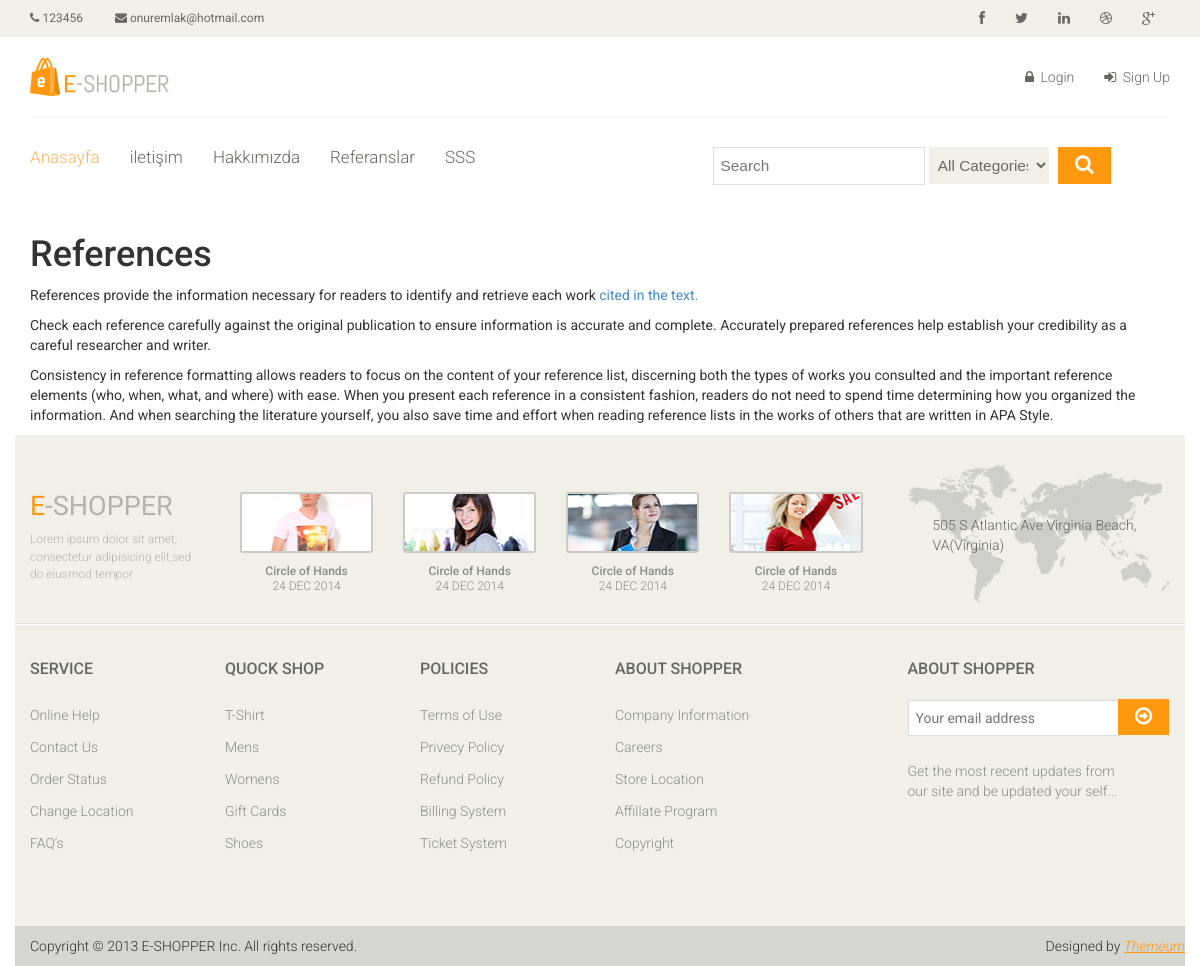
/referanslar/, run on the app's committed database.
### home/models.py (models this page shows, shortened)
class Setting(models.Model):
    STATUS = (
        ('True', 'Evet'),
        ('False', 'Hayır'),
    )
    title = models.CharField(max_length=150)
    keywords = models.CharField(max_length=255)
    description = models.CharField(max_length=255)
    company = models.CharField(max_length=50)
    address = models.CharField(max_length=50, blank=True)
    phone = models.CharField(max_length=50, blank=True)
    fax = models.CharField(max_length=50, blank=True)
    email = models.CharField(max_length=50, blank=True)
    smtpserver = models.CharField(max_length=50, blank=True)
    smtpemail = models.CharField(max_length=50, blank=True)
    smtppassword = models.CharField(max_length=50, blank=True)
    smtpport = models.CharField(max_length=50, blank=True)
    icon = models.ImageField(blank=True, upload_to='images/')
    facebook = models.CharField(max_length=50, blank=True)
    instagram = models.CharField(max_length=50, blank=True)
    twitter = models.CharField(max_length=50, blank=True)
    aboutus = RichTextUploadingField(blank=True)
    contact = RichTextUploadingField(blank=True)
    references = RichTextUploadingField(blank=True)
    status = models.CharField(max_length=10, choices=STATUS)
    create_at = models.DateTimeField(auto_now_add=True)
    update_at = models.DateTimeField(auto_now=True)

### home/views.py (the view)
# urls.py: path('referanslar/', views.referanslar, name='referanslar'),
def referanslar(request):
    setting = Setting.objects.get(pk=1)
    category = Category.objects.all()
    context = {'setting': setting,
               'category': category}
    return render(request, 'referanslar.html', context)

### home/templates/referanslar.html (shortened to what this page needs)
{% extends "homebase.html" %}
{% block body %}
<div id="contact-page" class="container">
    	<div class="bg">
            {{ setting.references|safe }}
    	</div>
    </div>
{% endblock %}

### home/templates/header.html (shortened to what this page needs)
{% load static %}
<link rel="stylesheet" href="https://ajax.googleapis.com/ajax/libs/jqueryui/1.11.4/themes/smoothness/jquery-ui.css">
<header id="header">
    <div class="header_top">
        <div class="container">
            <div class="row">
                <div class="col-sm-6">
                    <div class="contactinfo">
                        <ul class="nav nav-pills">
                            <li><a href="#"><i class="fa fa-phone"></i> {{ setting.phone}}</a></li>
                            <li><a href="#"><i class="fa fa-envelope"></i> {{ setting.email}}</a></li>
                        </ul>
                    </div>
                </div>
                <div class="col-sm-6">
                    <div class="social-icons pull-right">
                        <ul class="nav navbar-nav">
                            <li><a href="https://tr-tr.facebook.com/onuremlak26"target="_blank"><i class="fa fa-facebook"></i></a></li>
                            <li><a href="#"><i class="fa fa-twitter"></i></a></li>
                            <li><a href="#"><i class="fa fa-linkedin"></i></a></li>
                            <li><a href="#"><i class="fa fa-dribbble"></i></a></li>
                            <li><a href="#"><i class="fa fa-google-plus"></i></a></li>
                        </ul>
                    </div>
                </div>
            </div>
        </div>
    </div>
    <div class="header-middle">
        <div class="container">
            <div class="row">
                <div class="col-sm-4">
                    <div class="logo pull-left">
                        <a href="/"><img src="{% static 'images/home/logo.png' %}" alt=""></a>
                    </div>
                </div>
                <div class="col-sm-8">
                    <div class="shop-menu pull-right">
                        <ul class="nav navbar-nav">
                            {% if user.id is not None %}
                                <li><a href="/user/"><i class="fa fa-user"></i> {{ user.username }}</a></li>
                                <li><a href="/logout/"><i class="fa fa-sign-out"></i> Logout</a></li>
                            {% else %}
                                <li><a href="/login/"><i class="fa fa-lock"></i> Login</a></li>
                                <li><a href="/signup/"><i class="fa fa-sign-in"></i> Sign Up</a></li>
                            {% endif %}
                        </ul>
                    </div>
                </div>
            </div>
        </div>
    </div>
    <div class="header-bottom">
        <div class="container">
            <div class="row">
                <div class="col-sm-7">
                    <div class="mainmenu pull-left">
                        <ul class="nav navbar-nav collapse navbar-collapse">
                            <li><a href="/home" class="active">Anasayfa</a></li>
                            <li><a href="/iletisim">iletişim</a></li>
                            <li><a href="/hakkimizda">Hakkımızda</a></li>
                            <li><a href="/referanslar">Referanslar</a></li>
                            <li><a href="/sss">SSS</a></li>
                        </ul>
                    </div>
                </div>
                <div class="col-sm-5">
                    <div class="ui-widget">
                        <form action="/search/" method="post" class="searchform">
                            <input id="query" name="query" type="text" placeholder="Search">
                            {% load mptt_tags %}
                            <select name="catid" style="width: 120px;height: 37px;margin-right: 10px;">
                                <option value="0">All Categories</option>
                            </select>
                            <button class="btn btn-default"><i class="fa fa-search"></i></button>
                        </form>
                    </div>
                </div>
            </div>
        </div>
    </div>
</header>

### home/static/css/main.css (style rules this page uses)
body { font-family: 'Roboto', sans-serif; background:; position: relative; font-weight:400px; }
ul li { list-style: none; }
a { -webkit-transition: 300ms; -moz-transition: 300ms; -o-transition: 300ms; transition: 300ms; }
h1, h2, h3, h4, h5, h6 { font-family: 'Roboto', sans-serif; }
.header_top { background: none repeat scroll 0 0 #F0F0E9; }
.contactinfo ul li:first-child { margin-left: -15px; }
.contactinfo ul li a { font-size: 12px; color: #696763; font-family: 'Roboto', sans-serif; }
.social-icons ul li a { border: 0 none; border-radius: 0; color: #696763; padding:0px; }
.social-icons ul li { display:inline-block; }
.social-icons ul li a i { padding: 11px 15px; transition: all 0.9s ease 0s; -moz-transition: all 0.9s ease 0s; -webkit-transition: all 0.9s ease 0s; -o-transition: all 0.9s ease 0s; }
.header-middle .container .row { border-bottom: 1px solid #f5f5f5; margin-left: 0; margin-right: 0; padding-bottom: 20px; padding-top: 20px; }
.header-middle .container .row .col-sm-4 { padding-left: 0; }
.header-middle .container .row .col-sm-8 { padding-right:0; }
.shop-menu ul li { display:inline-block; padding-left: 15px; padding-right: 15px; }
.shop-menu ul li:last-child { padding-right: 0; }
.shop-menu ul li a { background: #FFFFFF; color: #696763; font-family: 'Roboto', sans-serif; font-size: 14px; font-weight: 300; padding:0; padding-right: 0; margin-top: 10px; }
.shop-menu ul li a i { margin-right:3px; }
.header-bottom { padding-bottom: 30px; padding-top: 30px; }
.navbar-collapse.collapse { padding-left: 0; }
.mainmenu ul li { padding-right: 15px; padding-left: 15px; }
.mainmenu ul li:first-child { padding-left: 0px; }
.mainmenu ul li a { color: #696763; font-family: 'Roboto', sans-serif; font-size: 17px; font-weight: 300; padding: 0; padding-bottom: 10px; }
.mainmenu ul li a:hover, .mainmenu ul li a.active, .shop-menu ul li a.active { background:none; color:#fdb45e; }
.searchform input { border: 1px solid #DDDDDD; color: #CCCCC6; font-family: 'Roboto', sans-serif; font-size: 14px; margin-top: 0; outline: medium none; padding: 7px; width: 212px; }
.searchform button { background: #FE980F; border: medium none; border-radius: 0; margin-left: -5px; margin-top: -3px; padding: 7px 17px; }
.searchform button i { color: #FFFFFF; font-size: 20px; }
.user_info input, select, textarea { background: #F0F0E9; border:0; color: #696763; padding: 5px; width: 100%; border-radius: 0; resize: none }

### data on the page
Setting: phone "123456", email "onuremlak@hotmail.com", references "References References provide the information necessary for readers to identify and retrieve each work cited in the text. Check each reference carefully against the original publication to ensure information is accurate and complete. Accurately prepared references help establish your credibility as a careful researcher and writer. Consistency in reference formatting allows readers to focus on the content of your reference list, discerning both the types of works you consulted and the important reference elements (who, when, what, and where) with ease. When you present each reference in a consistent fashion, readers do not need to spend time determining how you organized the information. And…"
